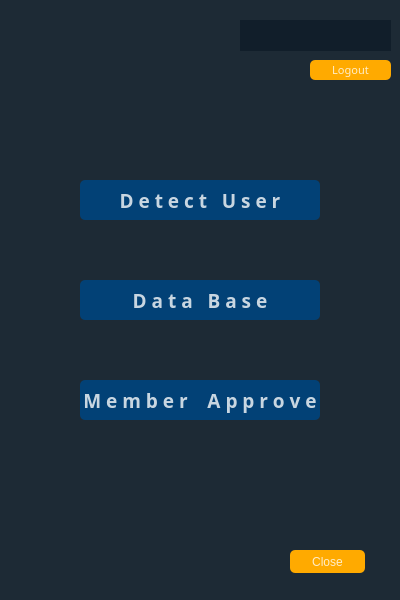
<?xml version="1.0" encoding="UTF-8"?>
<ui version="4.0">
 <class>Form</class>
 <widget class="QWidget" name="Form">
  <property name="geometry">
   <rect>
    <x>0</x>
    <y>0</y>
    <width>400</width>
    <height>600</height>
   </rect>
  </property>
  <property name="windowTitle">
   <string>Form</string>
  </property>
  <widget class="QWidget" name="widget" native="true">
   <property name="geometry">
    <rect>
     <x>0</x>
     <y>0</y>
     <width>400</width>
     <height>600</height>
    </rect>
   </property>
   <property name="styleSheet">
    <string notr="true">background-color:rgba(16,30,41,240);
</string>
   </property>
   <widget class="QPushButton" name="pushButton">
    <property name="geometry">
     <rect>
      <x>80</x>
      <y>180</y>
      <width>240</width>
      <height>40</height>
     </rect>
    </property>
    <property name="font">
     <font>
      <family>Agency FB</family>
      <pointsize>14</pointsize>
      <weight>75</weight>
      <bold>true</bold>
     </font>
    </property>
    <property name="styleSheet">
     <string notr="true">QPushButton#pushButton{
background-color:rgba(2,65,118,255);
color:rgba(255, 255, 255, 200);
border-radius:5px;
}
QPushButton#pushButton:pressed{
padding-left:5px;
padding-top:5px;
background-color:rgba(2,65,118,100);
background-position:calc(100%-10px)center;
}
QPushButton#pushButton:hover{
background-color:rgba(2,65,118, 255);
}
</string>
    </property>
    <property name="text">
     <string>D e t e c t   U s e r</string>
    </property>
   </widget>
   <widget class="QPushButton" name="pushButton_2">
    <property name="geometry">
     <rect>
      <x>310</x>
      <y>60</y>
      <width>81</width>
      <height>20</height>
     </rect>
    </property>
    <property name="font">
     <font>
      <family>Arial Rounded MT Bold</family>
      <pointsize>8</pointsize>
      <weight>50</weight>
      <bold>false</bold>
     </font>
    </property>
    <property name="styleSheet">
     <string notr="true">QPushButton#pushButton_2{
background-color:rgb(255, 170, 0);
color:rgba(255, 255, 255, 200);
border-radius:5px;
}
QPushButton#pushButton_2:pressed{
padding-left:5px;
padding-top:5px;
background-color:rgb(255, 170, 0);
background-position:calc(100%-10px)center;
}
QPushButton#pushButton_2:hover{
background-color:rgb(255, 170, 0);
}</string>
    </property>
    <property name="text">
     <string>Logout</string>
    </property>
   </widget>
   <widget class="QPushButton" name="pushButton_3">
    <property name="geometry">
     <rect>
      <x>290</x>
      <y>550</y>
      <width>75</width>
      <height>23</height>
     </rect>
    </property>
    <property name="styleSheet">
     <string notr="true">QPushButton#pushButton_3{
background-color:rgb(255, 170, 0);
color:rgba(255, 255, 255, 200);
border-radius:5px;
}
QPushButton#pushButton_3:pressed{
padding-left:5px;
padding-top:5px;
background-color:rgb(255, 170, 0);
background-position:calc(100%-10px)center;
}
QPushButton#pushButton_3:hover{
background-color:rgb(255, 170, 0);
}</string>
    </property>
    <property name="text">
     <string>Close</string>
    </property>
   </widget>
   <widget class="QLabel" name="label">
    <property name="geometry">
     <rect>
      <x>240</x>
      <y>20</y>
      <width>151</width>
      <height>31</height>
     </rect>
    </property>
    <property name="sizePolicy">
     <sizepolicy hsizetype="Minimum" vsizetype="Fixed">
      <horstretch>0</horstretch>
      <verstretch>0</verstretch>
     </sizepolicy>
    </property>
    <property name="font">
     <font>
      <family>Agency FB</family>
      <pointsize>12</pointsize>
      <weight>75</weight>
      <bold>true</bold>
     </font>
    </property>
    <property name="styleSheet">
     <string notr="true">color:rgb(255, 255, 255);</string>
    </property>
    <property name="text">
     <string/>
    </property>
   </widget>
   <widget class="QPushButton" name="pushButton_4">
    <property name="geometry">
     <rect>
      <x>80</x>
      <y>280</y>
      <width>240</width>
      <height>40</height>
     </rect>
    </property>
    <property name="font">
     <font>
      <family>Agency FB</family>
      <pointsize>14</pointsize>
      <weight>75</weight>
      <bold>true</bold>
     </font>
    </property>
    <property name="styleSheet">
     <string notr="true">QPushButton#pushButton_4{
background-color:rgba(2,65,118,255);
color:rgba(255, 255, 255, 200);
border-radius:5px;
}
QPushButton#pushButton_4:pressed{
padding-left:5px;
padding-top:5px;
background-color:rgba(2,65,118,100);
background-position:calc(100%-10px)center;
}
QPushButton#pushButton_4:hover{
background-color:rgba(2,65,118, 255);
}
</string>
    </property>
    <property name="text">
     <string>D a t a   B a s e</string>
    </property>
   </widget>
   <widget class="QPushButton" name="pushButton_5">
    <property name="geometry">
     <rect>
      <x>80</x>
      <y>380</y>
      <width>240</width>
      <height>40</height>
     </rect>
    </property>
    <property name="font">
     <font>
      <family>Agency FB</family>
      <pointsize>14</pointsize>
      <weight>75</weight>
      <bold>true</bold>
     </font>
    </property>
    <property name="styleSheet">
     <string notr="true">QPushButton#pushButton_5{
background-color:rgba(2,65,118,255);
color:rgba(255, 255, 255, 200);
border-radius:5px;
}
QPushButton#pushButton_5:pressed{
padding-left:5px;
padding-top:5px;
background-color:rgba(2,65,118,100);
background-position:calc(100%-10px)center;
}
QPushButton#pushButton_5:hover{
background-color:rgba(2,65,118, 255);
}
</string>
    </property>
    <property name="text">
     <string>M e m b e r    A p p r o v e</string>
    </property>
   </widget>
  </widget>
 </widget>
 <resources/>
 <connections/>
</ui>
